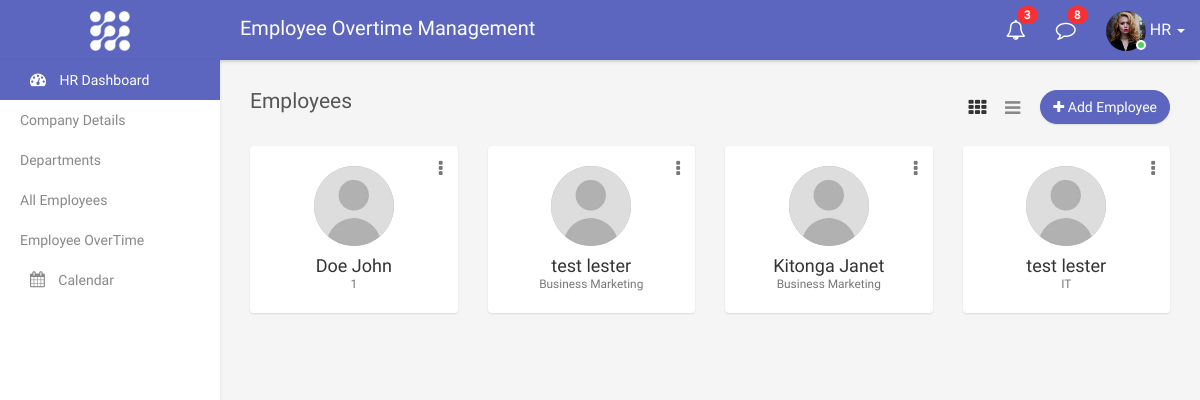
The app's page /employees (signed in), older data.
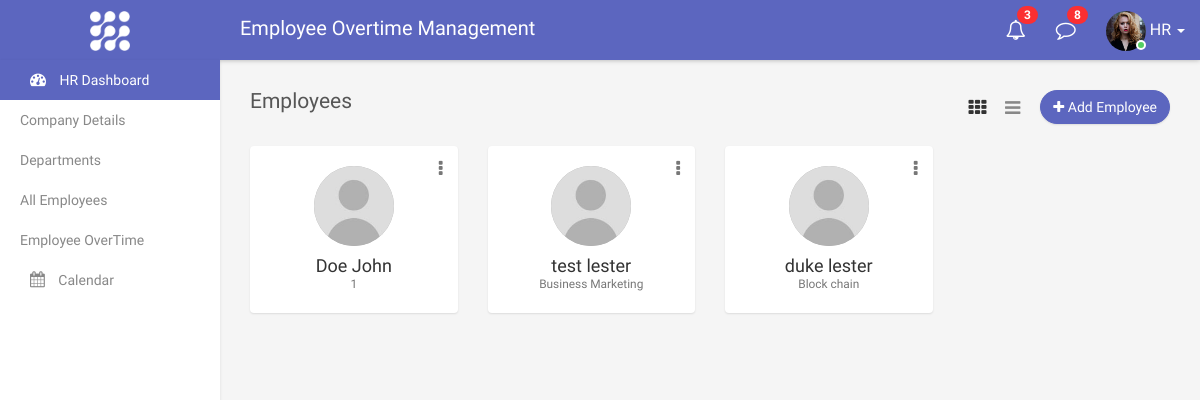
The same page, newer data.
### overtime/models.py (models this page shows, shortened)
class Employee(models.Model):
    company = models.CharField(max_length=200)
    department =  models.CharField(max_length=180)
    employee = models.OneToOneField(User,related_name="employee", on_delete=models.CASCADE)
    email = models.EmailField(max_length=65, unique=True, verbose_name='email')
    username = models.CharField(max_length=40, unique=True)
    phone = models.CharField(max_length=15, unique=True)
    mobile = models.CharField(max_length=15)
    address = models.CharField(max_length=200, blank=True)
    first_name = models.CharField(max_length=200, blank=True)
    last_name = models.CharField(max_length=200, blank=True)
    employeeReg_Id = models.CharField(max_length=200)
    is_email_verified = models.BooleanField(default=False)
    created_at = models.DateTimeField(auto_now_add=True)
    updated_at = models.DateTimeField(auto_now_add=True)
    class Meta:
        verbose_name = "Employee"
        verbose_name_plural = "Employees"

### overtime/views.py (the view, shortened to what this page needs)
# urls.py: path('employees',addEmployeeView, name="employees"),
@login_required(login_url='login')
def addEmployeeView(request):
    context = {}
    companies = Company.objects.all()
    departments = Departments.objects.all()
    context['companies'] = companies
    context['departments'] = departments
    context['employees'] = Employee.objects.all()
    return render(request, 'employees.html', context)

### templates/employees.html (shortened to what this page needs)
{% extends "base.html" %}
{% load static %}
{% block content %}
        <div class="page-wrapper">
            <div class="content container-fluid">
                <div class="row">
                    <div class="col-xs-4">
                        <h4 class="page-title">Employees</h4>
                    </div>
                    <div class="col-xs-8 text-right m-b-20">
                        <a href="#" class="btn btn-primary rounded pull-right" data-toggle="modal" data-target="#add_employee"><i class="fa fa-plus"></i> Add Employee</a>
                        <div class="view-icons">
                            <a href="#" class="grid-view btn btn-link active"><i class="fa fa-th"></i></a>
                            <a href="#" class="list-view btn btn-link"><i class="fa fa-bars"></i></a>
                        </div>
                    </div>
                </div>
                <div class="row staff-grid-row">
                    {% for emp in employees %}
                    <div class="col-md-4 col-sm-4 col-xs-6 col-lg-3">
                        <div class="profile-widget">
                            <div class="profile-img">
                                <a href="#" class=><img class="avatar" src="{% static '/img/user.jpg' %}" alt=""></a>
                            </div>
                            <div class="dropdown profile-action">
                                <a href="#" class="action-icon dropdown-toggle" data-toggle="dropdown" aria-expanded="false"><i class="fa fa-ellipsis-v"></i></a>
                            </div>
                            <h4 class="user-name m-t-10 m-b-0 text-ellipsis"><a href="#">{{emp.first_name}} {{emp.last_name}}</a></h4>
                            <div class="small text-muted">{{emp.department}}</div>
                        </div>
                    </div>
                    {% endfor %}
                </div>
            </div>
        </div>
  {% endblock %}

### templates/base.html (shortened to what this page needs)
{% load static %}
<!DOCTYPE html>
<html>
<head>
    <link rel="stylesheet" type="text/css" href="{% static '/css/bootstrap.min.css' %}">
    <link rel="stylesheet" type="text/css" href="{% static '/css/font-awesome.min.css' %}">
    <link rel="stylesheet" type="text/css" href="{% static '/css/fullcalendar.min.css' %}">
    <link rel="stylesheet" type="text/css" href="{% static 'css/dataTables.bootstrap.min.css' %}">
    <link rel="stylesheet" type="text/css" href="{% static '/css/select2.min.css' %}">
    <link rel="stylesheet" type="text/css" href="{% static 'css/bootstrap-datetimepicker.min.css' %}">
    <link rel="stylesheet" type="text/css" href="{% static '/plugins/morris/morris.css' %}">
    <link rel="stylesheet" type="text/css" href="{% static '/css/style.css' %}">
</head>
 <div class="main-wrapper">
 <div class="header">
            <div class="header-left">
                <a href="{% url 'homepage' %}" class="logo">
                    <img src="{% static '/img/logo.png' %}" width="40" height="40" alt="">
                </a>
            </div>
            <div class="page-title-box pull-left">
                <h3>Employee Overtime Management</h3>
            </div>
            <ul class="nav navbar-nav navbar-right user-menu pull-right">
                <li class="dropdown hidden-xs">
                    <a href="#" class="dropdown-toggle" data-toggle="dropdown"><i class="fa fa-bell-o"></i> <span class="badge bg-primary pull-right">3</span></a>
                </li>
                <li class="dropdown hidden-xs">
                    <a href="javascript:;" id="open_msg_box" class="hasnotifications"><i class="fa fa-comment-o"></i> <span class="badge bg-primary pull-right">8</span></a>
                </li>
                <li class="dropdown">
                    <a href="#" class="dropdown-toggle user-link" data-toggle="dropdown" title="{{request.user.username}}">
                        <span class="user-img"><img class="img-circle" src="{% static '/img/user-04.jpg'%}" width="40" alt="Hr">
							<span class="status online"></span></span>
                            {% if request.user.is_hr%}
                        <span> HR</span>
                        {% else %}
                        <span> Employee </span>
                        {% endif %}
                        <i class="caret"></i>
                    </a>
                </li>
            </ul>
        </div>
            <div class="sidebar" id="sidebar">
            <div class="sidebar-inner slimscroll">
                <div id="sidebar-menu" class="sidebar-menu">
                    <ul>
                        <li class="active">
                             {% if request.user.is_hr%}
                        <a href="{% url 'homepage' %}"><i class="fa fa-dashboard"></i> HR Dashboard</a>
                        <li class="submenu">
                            <li><a href="{% url 'settings' %}">Company Details</a></li>
                            <li><a href="{% url 'departments' %}">Departments</a></li>
                        <li><a href="{% url 'employees' %}">All Employees</a></li>
                        <li class="title"><a href="{% url 'overTime' %}"> Employee OverTime </a></li>
                        {% else %}
                        <a href="{% url 'homepage' %}"><i class="fa fa-dashboard"></i> Employee Dashboard</a>
                        {% endif %}
                        </li>
                        <li>
                            <a href="{% url 'calendar' %}"><i class="fa fa-calendar" aria-hidden="true"></i> Calendar</a>
                        </li>
                            </ul>
                </div>
            </div>
        </div>
            </div>
{% block content %}
{% endblock %}
</body>
</html>

Row changes from the older to the newer data that the page shows:
removed Employee: first_name "Kitonga", last_name "Janet", department "Business Marketing"
removed Employee: first_name "test", last_name "lester", department "IT"
added Employee: first_name "duke", last_name "lester", department "Block chain"
